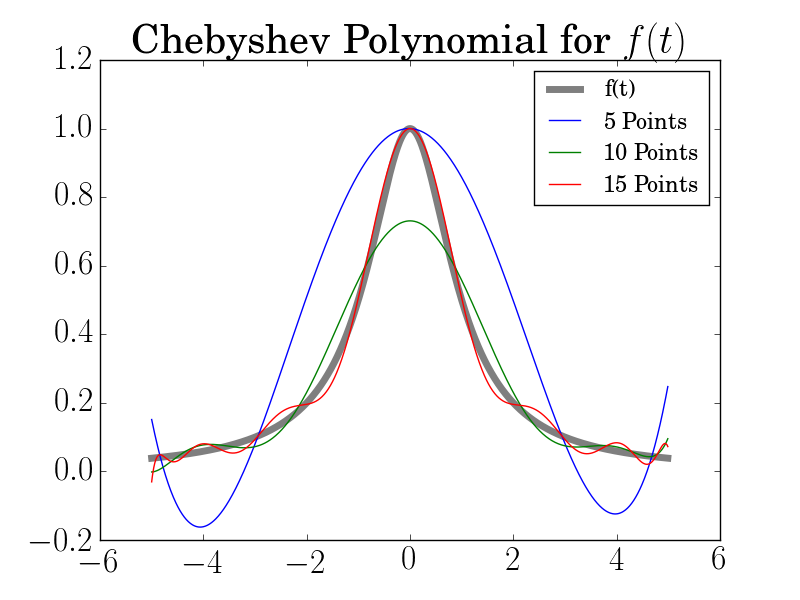

Generate this figure with Python:
import math
import scipy.interpolate as intrp
import numpy as np
import matplotlib.pyplot as plt

from matplotlib import rc
rc('font',**{'family':'sans-serif','sans-serif':['Helvetica']})
## for Palatino and other serif fonts use:
#rc('font',**{'family':'serif','serif':['Palatino']})
rc('text', usetex=True)
font = {'family' : 'normal',
        'size'   : 24}

rc('font', **font)

### The function
def f(t):
  return 1/(1+(t)**2)

def chebyshev(n, func):
  pts = []
  coeff = np.zeros(n)
  for k in range(n):
    pts.append(math.cos(math.pi*(2*k-1)/(2*n)))
  
  for i in range(n):
    for j in range(n):
      coeff[i] += func( pts[j]*5 ) * math.cos( i*math.acos( pts[j] ))
    coeff[i] /= n/2
  coeff[0] /= 2
  return coeff


#######

# The function
x = [ i/100 for i in range(-500,500) ]
fx = [ f(i) for i in x ]
plt.plot(x,fx, 'k',label='f(t)', linewidth=5, alpha=0.5)

### 5 points
x, y = [], []
n = 5
co = chebyshev(n ,f)
for i in range(1000):
  x.append( 2*i/1000-1 )
  yv = 0
  for j in range(n):
    yv += co[j] * math.cos( j*(math.acos( x[-1] ) ))
  y.append(yv)

x = [ i*5 for i in x ]
plt.plot(x, y, label='5 Points')

diffs = [ f( x[i] ) - y[i] for i in range(len(x)) ]
rmse=np.linalg.norm( diffs )/np.sqrt(len(fx))
print('Error for 5 Points:', rmse)


### 10 points
x, y = [], []
n = 10
co = chebyshev(n ,f)
for i in range(1000):
  x.append( 2*i/1000-1 )
  yv = 0
  for j in range(n):
    yv += co[j] * math.cos( j*(math.acos( x[-1] ) ))
  y.append(yv)

x = [ i*5 for i in x ]
plt.plot(x, y, label='10 Points')


diffs = [ f( x[i] ) - y[i] for i in range(len(x)) ]
rmse=np.linalg.norm( diffs )/np.sqrt(len(fx))
print('Error for 10 Points:', rmse)

### 15 points
x, y = [], []
n = 15
co = chebyshev(n ,f)
for i in range(1000):
  x.append( 2*i/1000-1 )
  yv = 0
  for j in range(n):
    yv += co[j] * math.cos( j*(math.acos( x[-1] ) ))
  y.append(yv)

x = [ i*5 for i in x ]
plt.plot(x, y, label='15 Points')

diffs = [ f( x[i] ) - y[i] for i in range(len(x)) ]
rmse=np.linalg.norm( diffs )/np.sqrt(len(fx))
print('Error for 15 Points:', rmse)

plt.legend(fontsize=16)
plt.title('Chebyshev Polynomial for $f(t)$')
plt.savefig('Problem5iii.png')
plt.show()
